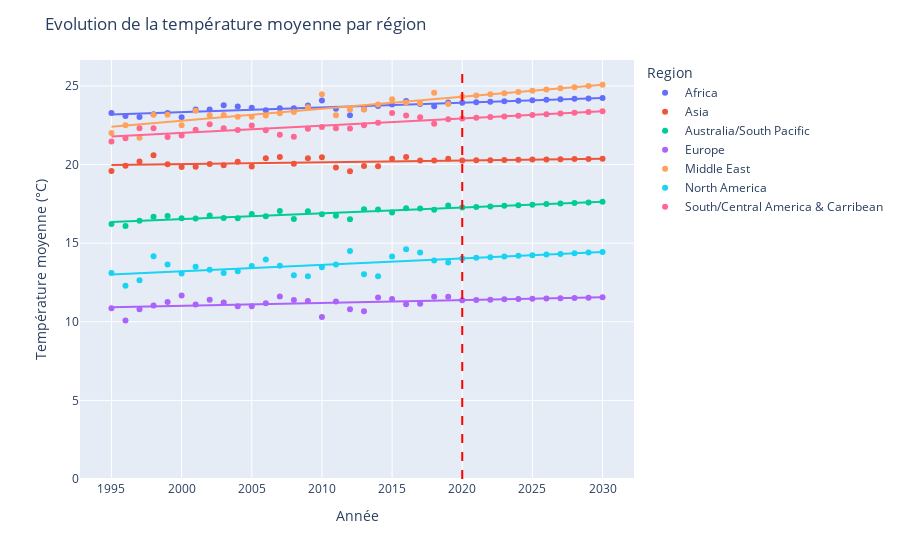

Notebook cell for this chart:
### Code cell
from sklearn.linear_model import LinearRegression

# On ajoute de nouvelles années pour chaque région
region_years = []
for region in region_temp['Region'].unique():
    years = list(range(1995, 2031))
    region_years.append(pd.DataFrame({'Year': years, 'Region': region}))

region_years = pd.concat(region_years)
region_temp_extended = pd.merge(region_years, region_temp, on=['Region', 'Year'], how='outer').fillna(0)

region_pred = {}
# Pour toutes les régions, on prédit les températures pour les années 2020 à 2030
# à l'aide d'une régression linéaire
for region in region_temp_extended['Region'].unique():
    # Fit
    X = region_temp_extended[(region_temp_extended.Year < 2020) & (region_temp_extended.Region == region)][['Year']]
    y = region_temp_extended[(region_temp_extended.Year < 2020) & (region_temp_extended.Region == region)]['AvgTemperature']
    reg = LinearRegression().fit(X, y)

    # Predict
    X_pred = region_temp_extended[(region_temp_extended.Year >= 2020) & (region_temp_extended.Region == region)][['Year']]
    y_pred = reg.predict(X_pred)    
    region_pred[region] = y_pred

# On fait une jointure des predictions avec notre DF
for region in region_pred:
    region_temp_extended.loc[(region_temp_extended.Year >= 2020) & (region_temp_extended.Region == region), 'AvgTemperature'] = region_pred[region]

# On affiche le graphique !
fig = px.scatter(region_temp_extended, x='Year', y='AvgTemperature', color='Region', trendline='ols', opacity=1)
fig.update_layout(title='Evolution de la température moyenne par région', 
                    xaxis_title='Année', 
                    yaxis_title='Température moyenne (°C)')

# Ajouter une ligne de démarcation verticale pour 2020
fig.add_shape(type='line', x0=2020, y0=0, x1=2020, y1=region_temp_extended['AvgTemperature'].max()+1, line=dict(color='red', width=2, dash='dash'))
fig.show()

### Figure 1 — Plotly figure (JSON) as saved in the notebook; plotly's stock layout.template omitted (floating-point values rounded to 4 significant figures)
{"data": [{"hovertemplate": "Region=Africa<br>Year=%{x}<br>AvgTemperature=%{y}<extra></extra>", "legendgroup": "Africa", "marker": {"color": "#636efa", "opacity": 1, "symbol": "circle"}, "mode": "markers", "name": "Africa", "orientation": "v", "showlegend": true, "type": "scatter", "x": [1995, 1996, 1997, 1998, 1999, 2000, 2001, 2002, 2003, 2004, 2005, 2006, 2007, 2008, 2009, 2010, 2011, 2012, 2013, 2014, 2015, 2016, 2017, 2018, 2019, 2020, 2021, 2022, 2023, 2024, 2025, 2026, 2027, 2028, 2029, 2030], "xaxis": "x", "y": [23.27, 23.09, 23.02, 23.19, 23.27, 23.01, 23.5, 23.49, 23.77, 23.69, 23.61, 23.46, 23.57, 23.58, 23.75, 24.07, 23.54, 23.13, 23.52, 23.72, 23.82, 24.05, 23.86, 23.71, 23.94, 23.94, 23.97, 24.0, 24.03, 24.06, 24.09, 24.12, 24.15, 24.18, 24.21, 24.24], "yaxis": "y"}, {"hovertemplate": "<b>OLS trendline</b><br>AvgTemperature = 0.0301348 * Year + -36.9353<br>R<sup>2</sup>=0.765486<br><br>Region=Africa<br>Year=%{x}<br>AvgTemperature=%{y} <b>(trend)</b><extra></extra>", "legendgroup": "Africa", "marker": {"color": "#636efa", "symbol": "circle"}, "mode": "lines", "name": "Africa", "showlegend": false, "type": "scatter", "x": [1995, 1996, 1997, 1998, 1999, 2000, 2001, 2002, 2003, 2004, 2005, 2006, 2007, 2008, 2009, 2010, 2011, 2012, 2013, 2014, 2015, 2016, 2017, 2018, 2019, 2020, 2021, 2022, 2023, 2024, 2025, 2026, 2027, 2028, 2029, 2030], "xaxis": "x", "y": [23.18, 23.21, 23.24, 23.27, 23.3, 23.33, 23.36, 23.39, 23.42, 23.45, 23.49, 23.52, 23.55, 23.58, 23.61, 23.64, 23.67, 23.7, 23.73, 23.76, 23.79, 23.82, 23.85, 23.88, 23.91, 23.94, 23.97, 24.0, 24.03, 24.06, 24.09, 24.12, 24.15, 24.18, 24.21, 24.24], "yaxis": "y"}, {"hovertemplate": "Region=Asia<br>Year=%{x}<br>AvgTemperature=%{y}<extra></extra>", "legendgroup": "Asia", "marker": {"color": "#EF553B", "opacity": 1, "symbol": "circle"}, "mode": "markers", "name": "Asia", "orientation": "v", "showlegend": true, "type": "scatter", "x": [1995, 1996, 1997, 1998, 1999, 2000, 2001, 2002, 2003, 2004, 2005, 2006, 2007, 2008, 2009, 2010, 2011, 2012, 2013, 2014, 2015, 2016, 2017, 2018, 2019, 2020, 2021, 2022, 2023, 2024, 2025, 2026, 2027, 2028, 2029, 2030], "xaxis": "x", "y": [19.59, 19.93, 20.19, 20.59, 20.02, 19.84, 19.85, 20.03, 19.95, 20.17, 19.88, 20.39, 20.48, 20.05, 20.4, 20.46, 19.81, 19.58, 19.91, 19.89, 20.37, 20.47, 20.25, 20.25, 20.37, 20.26, 20.27, 20.28, 20.29, 20.3, 20.31, 20.33, 20.34, 20.35, 20.36, 20.37], "yaxis": "y"}, {"hovertemplate": "<b>OLS trendline</b><br>AvgTemperature = 0.0113203 * Year + -2.60971<br>R<sup>2</sup>=0.215333<br><br>Region=Asia<br>Year=%{x}<br>AvgTemperature=%{y} <b>(trend)</b><extra></extra>", "legendgroup": "Asia", "marker": {"color": "#EF553B", "symbol": "circle"}, "mode": "lines", "name": "Asia", "showlegend": false, "type": "scatter", "x": [1995, 1996, 1997, 1998, 1999, 2000, 2001, 2002, 2003, 2004, 2005, 2006, 2007, 2008, 2009, 2010, 2011, 2012, 2013, 2014, 2015, 2016, 2017, 2018, 2019, 2020, 2021, 2022, 2023, 2024, 2025, 2026, 2027, 2028, 2029, 2030], "xaxis": "x", "y": [19.97, 19.99, 20.0, 20.01, 20.02, 20.03, 20.04, 20.05, 20.06, 20.08, 20.09, 20.1, 20.11, 20.12, 20.13, 20.14, 20.16, 20.17, 20.18, 20.19, 20.2, 20.21, 20.22, 20.23, 20.25, 20.26, 20.27, 20.28, 20.29, 20.3, 20.31, 20.33, 20.34, 20.35, 20.36, 20.37], "yaxis": "y"}, {"hovertemplate": "Region=Australia/South Pacific<br>Year=%{x}<br>AvgTemperature=%{y}<extra></extra>", "legendgroup": "Australia/South Pacific", "marker": {"color": "#00cc96", "opacity": 1, "symbol": "circle"}, "mode": "markers", "name": "Australia/South Pacific", "orientation": "v", "showlegend": true, "type": "scatter", "x": [1995, 1996, 1997, 1998, 1999, 2000, 2001, 2002, 2003, 2004, 2005, 2006, 2007, 2008, 2009, 2010, 2011, 2012, 2013, 2014, 2015, 2016, 2017, 2018, 2019, 2020, 2021, 2022, 2023, 2024, 2025, 2026, 2027, 2028, 2029, 2030], "xaxis": "x", "y": [16.22, 16.09, 16.43, 16.68, 16.72, 16.59, 16.57, 16.76, 16.6, 16.59, 16.86, 16.7, 17.04, 16.53, 17.03, 16.84, 16.74, 16.52, 17.16, 17.14, 16.95, 17.22, 17.2, 17.12, 17.4, 17.26, 17.3, 17.34, 17.37, 17.41, 17.45, 17.48, 17.52, 17.56, 17.59, 17.63], "yaxis": "y"}, {"hovertemplate": "<b>OLS trendline</b><br>AvgTemperature = 0.0366043 * Year + -56.6768<br>R<sup>2</sup>=0.869220<br><br>Region=Australia/South Pacific<br>Year=%{x}<br>AvgTemperature=%{y} <b>(trend)</b><extra></extra>", "legendgroup": "Australia/South Pacific", "marker": {"color": "#00cc96", "symbol": "circle"}, "mode": "lines", "name": "Australia/South Pacific", "showlegend": false, "type": "scatter", "x": [1995, 1996, 1997, 1998, 1999, 2000, 2001, 2002, 2003, 2004, 2005, 2006, 2007, 2008, 2009, 2010, 2011, 2012, 2013, 2014, 2015, 2016, 2017, 2018, 2019, 2020, 2021, 2022, 2023, 2024, 2025, 2026, 2027, 2028, 2029, 2030], "xaxis": "x", "y": [16.35, 16.39, 16.42, 16.46, 16.5, 16.53, 16.57, 16.61, 16.64, 16.68, 16.71, 16.75, 16.79, 16.82, 16.86, 16.9, 16.93, 16.97, 17.01, 17.04, 17.08, 17.12, 17.15, 17.19, 17.23, 17.26, 17.3, 17.34, 17.37, 17.41, 17.45, 17.48, 17.52, 17.56, 17.59, 17.63], "yaxis": "y"}, {"hovertemplate": "Region=Europe<br>Year=%{x}<br>AvgTemperature=%{y}<extra></extra>", "legendgroup": "Europe", "marker": {"color": "#ab63fa", "opacity": 1, "symbol": "circle"}, "mode": "markers", "name": "Europe", "orientation": "v", "showlegend": true, "type": "scatter", "x": [1995, 1996, 1997, 1998, 1999, 2000, 2001, 2002, 2003, 2004, 2005, 2006, 2007, 2008, 2009, 2010, 2011, 2012, 2013, 2014, 2015, 2016, 2017, 2018, 2019, 2020, 2021, 2022, 2023, 2024, 2025, 2026, 2027, 2028, 2029, 2030], "xaxis": "x", "y": [10.86, 10.08, 10.8, 11.04, 11.25, 11.68, 11.1, 11.4, 11.23, 10.99, 10.98, 11.18, 11.61, 11.38, 11.32, 10.3, 11.29, 10.8, 10.67, 11.54, 11.45, 11.12, 11.14, 11.58, 11.59, 11.37, 11.39, 11.41, 11.43, 11.44, 11.46, 11.48, 11.5, 11.52, 11.53, 11.55], "yaxis": "y"}, {"hovertemplate": "<b>OLS trendline</b><br>AvgTemperature = 0.0181763 * Year + -25.345<br>R<sup>2</sup>=0.276507<br><br>Region=Europe<br>Year=%{x}<br>AvgTemperature=%{y} <b>(trend)</b><extra></extra>", "legendgroup": "Europe", "marker": {"color": "#ab63fa", "symbol": "circle"}, "mode": "lines", "name": "Europe", "showlegend": false, "type": "scatter", "x": [1995, 1996, 1997, 1998, 1999, 2000, 2001, 2002, 2003, 2004, 2005, 2006, 2007, 2008, 2009, 2010, 2011, 2012, 2013, 2014, 2015, 2016, 2017, 2018, 2019, 2020, 2021, 2022, 2023, 2024, 2025, 2026, 2027, 2028, 2029, 2030], "xaxis": "x", "y": [10.92, 10.93, 10.95, 10.97, 10.99, 11.01, 11.03, 11.04, 11.06, 11.08, 11.1, 11.12, 11.13, 11.15, 11.17, 11.19, 11.21, 11.23, 11.24, 11.26, 11.28, 11.3, 11.32, 11.33, 11.35, 11.37, 11.39, 11.41, 11.43, 11.44, 11.46, 11.48, 11.5, 11.52, 11.53, 11.55], "yaxis": "y"}, {"hovertemplate": "Region=Middle East<br>Year=%{x}<br>AvgTemperature=%{y}<extra></extra>", "legendgroup": "Middle East", "marker": {"color": "#FFA15A", "opacity": 1, "symbol": "circle"}, "mode": "markers", "name": "Middle East", "orientation": "v", "showlegend": true, "type": "scatter", "x": [1995, 1996, 1997, 1998, 1999, 2000, 2001, 2002, 2003, 2004, 2005, 2006, 2007, 2008, 2009, 2010, 2011, 2012, 2013, 2014, 2015, 2016, 2017, 2018, 2019, 2020, 2021, 2022, 2023, 2024, 2025, 2026, 2027, 2028, 2029, 2030], "xaxis": "x", "y": [22.01, 22.5, 21.71, 23.17, 23.17, 22.5, 23.42, 23.13, 23.15, 23.04, 23.05, 23.12, 23.26, 23.34, 23.64, 24.48, 23.14, 23.5, 23.51, 23.82, 24.15, 23.95, 23.9, 24.57, 23.85, 24.31, 24.39, 24.47, 24.54, 24.62, 24.69, 24.77, 24.85, 24.92, 25.0, 25.08], "yaxis": "y"}, {"hovertemplate": "<b>OLS trendline</b><br>AvgTemperature = 0.0761759 * Year + -129.562<br>R<sup>2</sup>=0.865541<br><br>Region=Middle East<br>Year=%{x}<br>AvgTemperature=%{y} <b>(trend)</b><extra></extra>", "legendgroup": "Middle East", "marker": {"color": "#FFA15A", "symbol": "circle"}, "mode": "lines", "name": "Middle East", "showlegend": false, "type": "scatter", "x": [1995, 1996, 1997, 1998, 1999, 2000, 2001, 2002, 2003, 2004, 2005, 2006, 2007, 2008, 2009, 2010, 2011, 2012, 2013, 2014, 2015, 2016, 2017, 2018, 2019, 2020, 2021, 2022, 2023, 2024, 2025, 2026, 2027, 2028, 2029, 2030], "xaxis": "x", "y": [22.41, 22.49, 22.56, 22.64, 22.71, 22.79, 22.87, 22.94, 23.02, 23.09, 23.17, 23.25, 23.32, 23.4, 23.48, 23.55, 23.63, 23.7, 23.78, 23.86, 23.93, 24.01, 24.08, 24.16, 24.24, 24.31, 24.39, 24.47, 24.54, 24.62, 24.69, 24.77, 24.85, 24.92, 25.0, 25.08], "yaxis": "y"}, {"hovertemplate": "Region=North America<br>Year=%{x}<br>AvgTemperature=%{y}<extra></extra>", "legendgroup": "North America", "marker": {"color": "#19d3f3", "opacity": 1, "symbol": "circle"}, "mode": "markers", "name": "North America", "orientation": "v", "showlegend": true, "type": "scatter", "x": [1995, 1996, 1997, 1998, 1999, 2000, 2001, 2002, 2003, 2004, 2005, 2006, 2007, 2008, 2009, 2010, 2011, 2012, 2013, 2014, 2015, 2016, 2017, 2018, 2019, 2020, 2021, 2022, 2023, 2024, 2025, 2026, 2027, 2028, 2029, 2030], "xaxis": "x", "y": [13.1, 12.29, 12.65, 14.17, 13.65, 13.07, 13.51, 13.31, 13.11, 13.21, 13.55, 13.97, 13.57, 12.95, 12.9, 13.47, 13.64, 14.5, 13.02, 12.9, 14.14, 14.61, 14.4, 13.89, 13.77, 14.03, 14.07, 14.11, 14.15, 14.19, 14.23, 14.28, 14.32, 14.36, 14.4, 14.44], "yaxis": "y"}, {"hovertemplate": "<b>OLS trendline</b><br>AvgTemperature = 0.0411631 * Year + -69.1212<br>R<sup>2</sup>=0.513092<br><br>Region=North America<br>Year=%{x}<br>AvgTemperature=%{y} <b>(trend)</b><extra></extra>", "legendgroup": "North America", "marker": {"color": "#19d3f3", "symbol": "circle"}, "mode": "lines", "name": "North America", "showlegend": false, "type": "scatter", "x": [1995, 1996, 1997, 1998, 1999, 2000, 2001, 2002, 2003, 2004, 2005, 2006, 2007, 2008, 2009, 2010, 2011, 2012, 2013, 2014, 2015, 2016, 2017, 2018, 2019, 2020, 2021, 2022, 2023, 2024, 2025, 2026, 2027, 2028, 2029, 2030], "xaxis": "x", "y": [13.0, 13.04, 13.08, 13.12, 13.16, 13.21, 13.25, 13.29, 13.33, 13.37, 13.41, 13.45, 13.49, 13.53, 13.58, 13.62, 13.66, 13.7, 13.74, 13.78, 13.82, 13.86, 13.9, 13.95, 13.99, 14.03, 14.07, 14.11, 14.15, 14.19, 14.23, 14.28, 14.32, 14.36, 14.4, 14.44], "yaxis": "y"}, {"hovertemplate": "Region=South/Central America & Carribean<br>Year=%{x}<br>AvgTemperature=%{y}<extra></extra>", "legendgroup": "South/Central America & Carribean", "marker": {"color": "#FF6692", "opacity": 1, "symbol": "circle"}, "mode": "markers", "name": "South/Central America & Carribean", "orientation": "v", "showlegend": true, "type": "scatter", "x": [1995, 1996, 1997, 1998, 1999, 2000, 2001, 2002, 2003, 2004, 2005, 2006, 2007, 2008, 2009, 2010, 2011, 2012, 2013, 2014, 2015, 2016, 2017, 2018, 2019, 2020, 2021, 2022, 2023, 2024, 2025, 2026, 2027, 2028, 2029, 2030], "xaxis": "x", "y": [21.47, 21.67, 22.32, 22.3, 21.76, 21.85, 22.21, 22.56, 22.31, 22.19, 22.49, 22.18, 21.89, 21.76, 22.28, 22.39, 22.31, 22.29, 22.5, 22.66, 23.27, 23.12, 23.01, 22.6, 22.89, 22.93, 22.97, 23.02, 23.06, 23.11, 23.15, 23.2, 23.25, 23.29, 23.34, 23.38], "yaxis": "y"}, {"hovertemplate": "<b>OLS trendline</b><br>AvgTemperature = 0.0457703 * Year + -69.5304<br>R<sup>2</sup>=0.789241<br><br>Region=South/Central America & Carribean<br>Year=%{x}<br>AvgTemperature=%{y} <b>(trend)</b><extra></extra>", "legendgroup": "South/Central America & Carribean", "marker": {"color": "#FF6692", "symbol": "circle"}, "mode": "lines", "name": "South/Central America & Carribean", "showlegend": false, "type": "scatter", "x": [1995, 1996, 1997, 1998, 1999, 2000, 2001, 2002, 2003, 2004, 2005, 2006, 2007, 2008, 2009, 2010, 2011, 2012, 2013, 2014, 2015, 2016, 2017, 2018, 2019, 2020, 2021, 2022, 2023, 2024, 2025, 2026, 2027, 2028, 2029, 2030], "xaxis": "x", "y": [21.78, 21.83, 21.87, 21.92, 21.96, 22.01, 22.06, 22.1, 22.15, 22.19, 22.24, 22.28, 22.33, 22.38, 22.42, 22.47, 22.51, 22.56, 22.61, 22.65, 22.7, 22.74, 22.79, 22.83, 22.88, 22.93, 22.97, 23.02, 23.06, 23.11, 23.15, 23.2, 23.25, 23.29, 23.34, 23.38], "yaxis": "y"}], "layout": {"legend": {"title": {"text": "Region"}, "tracegroupgap": 0}, "margin": {"t": 60}, "shapes": [{"line": {"color": "red", "dash": "dash", "width": 2}, "type": "line", "x0": 2020, "x1": 2020, "y0": 0, "y1": 26.08}], "title": {"text": "Evolution de la température moyenne par région"}, "xaxis": {"anchor": "y", "domain": [0, 1], "title": {"text": "Année"}}, "yaxis": {"anchor": "x", "domain": [0, 1], "title": {"text": "Température moyenne (°C)"}}}}
